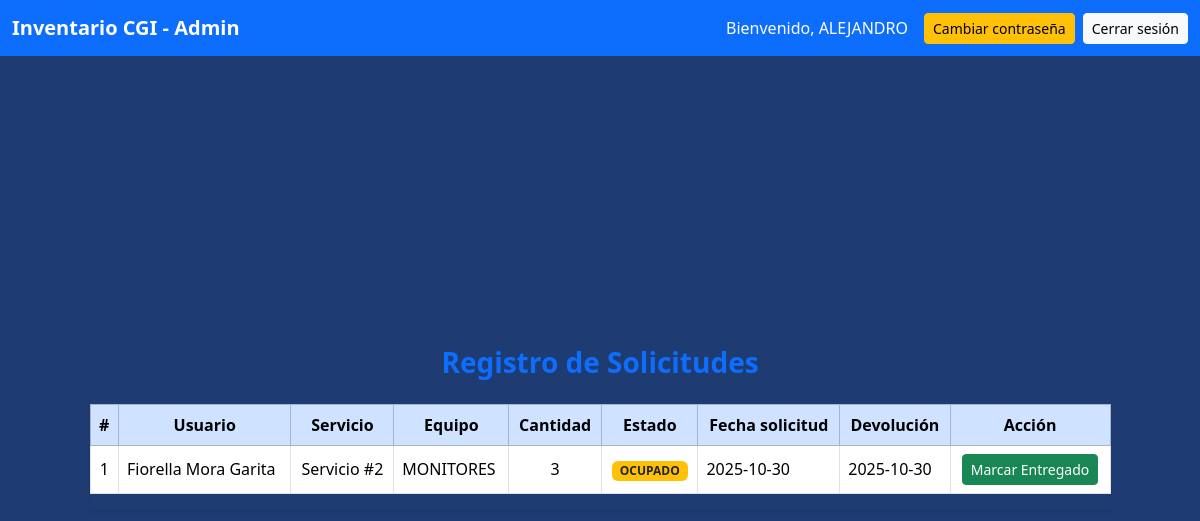
/public/admin/admin_dashboard.php (signed in), run on the app's committed database.
### tables this page shows
CREATE TABLE `registro_detalle` (
  `id_registro` int(11) NOT NULL,
  `fecha_de_salida` date NOT NULL DEFAULT current_timestamp(),
  `fecha_de_retorno` date NOT NULL DEFAULT current_timestamp(),
  `id_empleados` int(11) NOT NULL,
  `id_estado` int(11) NOT NULL,
  `id_servicio` int(11) NOT NULL,
  `id_inventario` int(55) NOT NULL,
  `cantidad` int(11) NOT NULL
);

CREATE TABLE `servicio` (
  `id_servicio` int(11) NOT NULL,
  `nombre_servicio` varchar(100) NOT NULL
);

CREATE TABLE `inventario` (
  `id_inventario` int(11) NOT NULL,
  `articulo` varchar(55) NOT NULL,
  `cantidad` int(55) NOT NULL,
  `id_estado` int(11) NOT NULL
);

CREATE TABLE `estado` (
  `id_estado` int(11) NOT NULL,
  `nombre` varchar(55) DEFAULT NULL
);

### includes/functions.php (called while the page is built, shortened)
<?php
$host = 'localhost';
$user = 'root';
$pass = '';
$db   = 'empleados';
$conn = new mysqli($host, $user, $pass, $db);
function obtenerSolicitudes() {
    global $conn;
    $sql = "
        SELECT
            r.id_registro,
            e.id_empleados,
            CONCAT(e.nombre, ' ', e.apellido1, ' ', e.apellido2) AS usuario,
            s.id_servicio,
            i.articulo AS equipo,
            i.cantidad,
            es.nombre AS estado,
            r.fecha_de_salida AS fecha_solicitud,
            r.fecha_de_retorno AS fecha_entrega,
            r.id_estado
        FROM registro_detalle r
        JOIN empleados e ON r.id_empleados = e.id_empleados
        JOIN servicio s ON r.id_servicio = s.id_servicio
        JOIN inventario i ON r.id_inventario = i.id_inventario
        JOIN estado es ON r.id_estado = es.id_estado
        ORDER BY r.fecha_de_salida DESC
    ";
    $result = $conn->query($sql);
    $solicitudes = [];
    while ($row = $result->fetch_assoc()) {
        $solicitudes[] = $row;
    }
    return $solicitudes;
}
?>

### public/admin/admin_dashboard.php (the view, shortened to what this page needs)
<?php
require_once __DIR__ . '/../../includes/functions.php';
$solicitudes = obtenerSolicitudes();
?>
<!doctype html>
<html lang="es">
<head>
  <link href="https://cdn.jsdelivr.net/npm/bootstrap@5.3.2/dist/css/bootstrap.min.css" rel="stylesheet">
  <link rel="stylesheet" href="estilo2.css">
</head>
<body class="dashboard-body">
<nav class="navbar navbar-expand-lg navbar-dark bg-primary">
    <div class="container-fluid">
        <a class="navbar-brand fw-bold" href="#">Inventario CGI - Admin</a>
        <div class="d-flex align-items-center">
            <span class="navbar-text me-3 text-white">
                Bienvenido, <?= htmlspecialchars($_SESSION['user_name'] ?? 'Administrador'); ?>
            </span>
            <a href="cambiar_contraseña.php" class="btn btn-warning btn-sm me-2">Cambiar contraseña</a>
            <a href="../logout.php" class="btn btn-light btn-sm">Cerrar sesión</a>
        </div>
    </div>
</nav>
<div class="dashboard-wrapper py-5">
    <div class="container">
        <div class="row justify-content-center">
            <div class="col-md-11">
                <h3 class="text-center text-primary fw-bold mb-4">Registro de Solicitudes</h3>
                <div class="table-responsive shadow-sm">
                    <table class="table table-bordered table-hover align-middle">
                        <thead class="table-primary text-center">
                            <tr>
                                <th>#</th>
                                <th>Usuario</th>
                                <th>Servicio</th>
                                <th>Equipo</th>
                                <th>Cantidad</th>
                                <th>Estado</th>
                                <th>Fecha solicitud</th>
                                <th>Devolución</th>
                                <th>Acción</th>
                            </tr>
                        </thead>
                        <tbody>
                            <?php if (empty($solicitudes)): ?>
                                <tr>
                                    <td colspan="9" class="text-center text-muted">No hay solicitudes registradas</td>
                                </tr>
                            <?php else: ?>
                                <?php foreach ($solicitudes as $s): ?>
                                    <tr>
                                        <td class="text-center"><?= $s['id_registro'] ?></td>
                                        <td><?= htmlspecialchars($s['usuario']) ?></td>
                                        <td class="text-center">Servicio #<?= htmlspecialchars($s['id_servicio']) ?></td>
                                        <td><?= htmlspecialchars($s['equipo']) ?></td>
                                        <td class="text-center"><?= $s['cantidad'] ?></td>
                                        <td class="text-center">
                                            <span class="badge <?= strtolower($s['estado']) === 'disponible' ? 'bg-success' : 'bg-warning text-dark' ?>">
                                                <?= htmlspecialchars($s['estado']) ?>
                                            </span>
                                        </td>
                                        <td><?= htmlspecialchars($s['fecha_solicitud']) ?></td>
                                        <td><?= htmlspecialchars($s['fecha_entrega']) ?></td>
                                        <td class="text-center">
                                            <form method="post" style="display:inline;">
                                                <?php if ($s['id_estado'] != 1): ?>
                                                    <button class="btn btn-sm btn-success" name="entregar">Marcar Entregado</button>
                                                <?php else: ?>
                                                    <span class="text-success fw-semibold">Entregado</span>
                                                <?php endif; ?>
                                            </form>
                                        </td>
                                    </tr>
                                <?php endforeach; ?>
                            <?php endif; ?>
                        </tbody>
                    </table>
                </div>
            </div>
        </div>
    </div>
</div>
</body>
</html>

### public/admin/estilo2.css (style rules this page uses)
.dashboard-body { background-color: #1e3c72; min-height: 100vh; display: flex; flex-direction: column; }
.dashboard-wrapper { flex: 1; display: flex; align-items: center; justify-content: center; padding: 40px 20px; }

### data on the page
registro_detalle: id_registro "1", usuario "Fiorella Mora Garita", id_servicio.id_servicio "2", id_inventario.articulo "MONITORES", id_inventario.cantidad "3", id_estado.nombre "OCUPADO", fecha_de_salida "2025-10-30", fecha_de_retorno "2025-10-30", shows "Marcar Entregado"

### other printed values
$_SESSION['user_name'] "ALEJANDRO"
